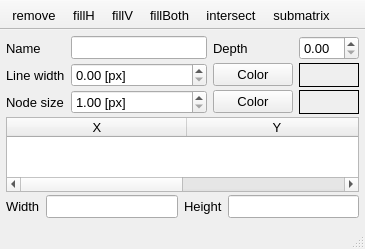
<?xml version="1.0" encoding="UTF-8"?>
<ui version="4.0">
 <class>nObject</class>
 <widget class="QMainWindow" name="nObject">
  <property name="geometry">
   <rect>
    <x>0</x>
    <y>0</y>
    <width>365</width>
    <height>249</height>
   </rect>
  </property>
  <property name="font">
   <font>
    <pointsize>10</pointsize>
   </font>
  </property>
  <property name="windowTitle">
   <string>MainWindow</string>
  </property>
  <property name="unifiedTitleAndToolBarOnMac">
   <bool>true</bool>
  </property>
  <widget class="QWidget" name="centralwidget">
   <property name="font">
    <font>
     <pointsize>10</pointsize>
    </font>
   </property>
   <layout class="QGridLayout" name="gridLayout" rowstretch="0,0,0,0,0,0,0" columnstretch="0,0,0,0">
    <property name="leftMargin">
     <number>6</number>
    </property>
    <property name="topMargin">
     <number>6</number>
    </property>
    <property name="rightMargin">
     <number>6</number>
    </property>
    <property name="bottomMargin">
     <number>6</number>
    </property>
    <property name="verticalSpacing">
     <number>3</number>
    </property>
    <item row="6" column="0" colspan="4">
     <widget class="QWidget" name="widget" native="true">
      <layout class="QHBoxLayout" name="horizontalLayout">
       <property name="leftMargin">
        <number>0</number>
       </property>
       <property name="topMargin">
        <number>0</number>
       </property>
       <property name="rightMargin">
        <number>0</number>
       </property>
       <property name="bottomMargin">
        <number>0</number>
       </property>
      </layout>
     </widget>
    </item>
    <item row="2" column="1">
     <widget class="QDoubleSpinBox" name="spinSizeHolder">
      <property name="suffix">
       <string> [px]</string>
      </property>
      <property name="minimum">
       <double>1.000000000000000</double>
      </property>
      <property name="singleStep">
       <double>0.500000000000000</double>
      </property>
      <property name="value">
       <double>1.000000000000000</double>
      </property>
     </widget>
    </item>
    <item row="0" column="3">
     <widget class="QDoubleSpinBox" name="spinDepth"/>
    </item>
    <item row="1" column="3">
     <widget class="QLabel" name="colorLabel">
      <property name="font">
       <font>
        <pointsize>10</pointsize>
       </font>
      </property>
      <property name="autoFillBackground">
       <bool>true</bool>
      </property>
      <property name="frameShape">
       <enum>QFrame::Box</enum>
      </property>
      <property name="text">
       <string/>
      </property>
     </widget>
    </item>
    <item row="2" column="3">
     <widget class="QLabel" name="colorHolderLabel">
      <property name="font">
       <font>
        <pointsize>10</pointsize>
       </font>
      </property>
      <property name="autoFillBackground">
       <bool>true</bool>
      </property>
      <property name="frameShape">
       <enum>QFrame::Box</enum>
      </property>
      <property name="text">
       <string/>
      </property>
     </widget>
    </item>
    <item row="0" column="0">
     <widget class="QLabel" name="label_3">
      <property name="font">
       <font>
        <pointsize>10</pointsize>
       </font>
      </property>
      <property name="text">
       <string>Name</string>
      </property>
     </widget>
    </item>
    <item row="1" column="2">
     <widget class="QPushButton" name="colorButton">
      <property name="font">
       <font>
        <pointsize>10</pointsize>
       </font>
      </property>
      <property name="text">
       <string>Color</string>
      </property>
     </widget>
    </item>
    <item row="0" column="2">
     <widget class="QLabel" name="label">
      <property name="font">
       <font>
        <pointsize>10</pointsize>
       </font>
      </property>
      <property name="text">
       <string>Depth</string>
      </property>
      <property name="alignment">
       <set>Qt::AlignLeading|Qt::AlignLeft|Qt::AlignVCenter</set>
      </property>
     </widget>
    </item>
    <item row="2" column="0">
     <widget class="QLabel" name="label_2">
      <property name="font">
       <font>
        <pointsize>10</pointsize>
       </font>
      </property>
      <property name="text">
       <string>Node size</string>
      </property>
     </widget>
    </item>
    <item row="2" column="2">
     <widget class="QPushButton" name="colorHolderButton">
      <property name="font">
       <font>
        <pointsize>10</pointsize>
       </font>
      </property>
      <property name="text">
       <string>Color</string>
      </property>
     </widget>
    </item>
    <item row="1" column="1">
     <widget class="QDoubleSpinBox" name="spinWidth">
      <property name="suffix">
       <string> [px]</string>
      </property>
      <property name="singleStep">
       <double>0.100000000000000</double>
      </property>
     </widget>
    </item>
    <item row="1" column="0">
     <widget class="QLabel" name="label_4">
      <property name="font">
       <font>
        <pointsize>10</pointsize>
       </font>
      </property>
      <property name="text">
       <string>Line width</string>
      </property>
      <property name="alignment">
       <set>Qt::AlignLeading|Qt::AlignLeft|Qt::AlignVCenter</set>
      </property>
     </widget>
    </item>
    <item row="3" column="0" colspan="4">
     <widget class="QTableWidget" name="tableWidget">
      <property name="font">
       <font>
        <pointsize>10</pointsize>
       </font>
      </property>
      <property name="toolTip">
       <string>These are the coordinates of the Rectangle top-Left and bottom-Right corners</string>
      </property>
      <property name="editTriggers">
       <set>QAbstractItemView::AnyKeyPressed|QAbstractItemView::DoubleClicked|QAbstractItemView::EditKeyPressed|QAbstractItemView::SelectedClicked</set>
      </property>
      <property name="showGrid">
       <bool>true</bool>
      </property>
      <property name="columnCount">
       <number>2</number>
      </property>
      <attribute name="horizontalHeaderCascadingSectionResizes">
       <bool>true</bool>
      </attribute>
      <attribute name="horizontalHeaderDefaultSectionSize">
       <number>180</number>
      </attribute>
      <attribute name="horizontalHeaderStretchLastSection">
       <bool>true</bool>
      </attribute>
      <attribute name="verticalHeaderCascadingSectionResizes">
       <bool>true</bool>
      </attribute>
      <attribute name="verticalHeaderStretchLastSection">
       <bool>false</bool>
      </attribute>
      <column>
       <property name="text">
        <string>X</string>
       </property>
       <property name="font">
        <font>
         <pointsize>10</pointsize>
        </font>
       </property>
      </column>
      <column>
       <property name="text">
        <string>Y</string>
       </property>
       <property name="font">
        <font>
         <pointsize>10</pointsize>
        </font>
       </property>
      </column>
     </widget>
    </item>
    <item row="0" column="1">
     <widget class="QLineEdit" name="name"/>
    </item>
    <item row="4" column="0" colspan="4">
     <widget class="QWidget" name="widget_2" native="true">
      <layout class="QHBoxLayout" name="horizontalLayout_2" stretch="0,1,0,1">
       <property name="leftMargin">
        <number>0</number>
       </property>
       <property name="topMargin">
        <number>0</number>
       </property>
       <property name="rightMargin">
        <number>0</number>
       </property>
       <property name="bottomMargin">
        <number>0</number>
       </property>
       <item>
        <widget class="QLabel" name="label_5">
         <property name="font">
          <font>
           <pointsize>10</pointsize>
          </font>
         </property>
         <property name="text">
          <string>Width</string>
         </property>
        </widget>
       </item>
       <item>
        <widget class="QLineEdit" name="sizeWidth">
         <property name="readOnly">
          <bool>false</bool>
         </property>
        </widget>
       </item>
       <item>
        <widget class="QLabel" name="label_6">
         <property name="font">
          <font>
           <pointsize>10</pointsize>
          </font>
         </property>
         <property name="text">
          <string>Height</string>
         </property>
        </widget>
       </item>
       <item>
        <widget class="QLineEdit" name="sizeHeight">
         <property name="font">
          <font>
           <pointsize>10</pointsize>
          </font>
         </property>
        </widget>
       </item>
      </layout>
     </widget>
    </item>
   </layout>
  </widget>
  <widget class="QStatusBar" name="statusbar">
   <property name="font">
    <font>
     <pointsize>10</pointsize>
    </font>
   </property>
  </widget>
  <widget class="QToolBar" name="toolBar">
   <property name="windowTitle">
    <string>toolBar</string>
   </property>
   <property name="movable">
    <bool>false</bool>
   </property>
   <property name="iconSize">
    <size>
     <width>16</width>
     <height>16</height>
    </size>
   </property>
   <property name="floatable">
    <bool>false</bool>
   </property>
   <attribute name="toolBarArea">
    <enum>TopToolBarArea</enum>
   </attribute>
   <attribute name="toolBarBreak">
    <bool>false</bool>
   </attribute>
   <addaction name="actionRemove"/>
   <addaction name="actionFillH"/>
   <addaction name="actionFillV"/>
   <addaction name="actionFillBoth"/>
   <addaction name="actionIntersect"/>
   <addaction name="actionSubmatrix"/>
  </widget>
  <action name="actionRemove">
   <property name="icon">
    <iconset resource="../../../../../../private/var/folders/0v/r34b88ss03z9spv7tk_cs0nr0000gp/T/qtc-cmake-lG16jK/src/qrc/icons.qrc">
     <normaloff>:/icons/remove.png</normaloff>:/icons/remove.png</iconset>
   </property>
   <property name="text">
    <string>remove</string>
   </property>
   <property name="toolTip">
    <string>remove rectangle</string>
   </property>
  </action>
  <action name="actionFillH">
   <property name="icon">
    <iconset resource="../../../../../../private/var/folders/0v/r34b88ss03z9spv7tk_cs0nr0000gp/T/qtc-cmake-lG16jK/src/qrc/icons.qrc">
     <normaloff>:/icons/fillH.png</normaloff>:/icons/fillH.png</iconset>
   </property>
   <property name="text">
    <string>fillH</string>
   </property>
   <property name="toolTip">
    <string>fill horizontally</string>
   </property>
  </action>
  <action name="actionFillV">
   <property name="icon">
    <iconset resource="../../../../../../private/var/folders/0v/r34b88ss03z9spv7tk_cs0nr0000gp/T/qtc-cmake-lG16jK/src/qrc/icons.qrc">
     <normaloff>:/icons/fillV.png</normaloff>:/icons/fillV.png</iconset>
   </property>
   <property name="text">
    <string>fillV</string>
   </property>
   <property name="toolTip">
    <string>fill vertically</string>
   </property>
  </action>
  <action name="actionIntersect">
   <property name="icon">
    <iconset resource="../../../../../../private/var/folders/0v/r34b88ss03z9spv7tk_cs0nr0000gp/T/qtc-cmake-lG16jK/src/qrc/icons.qrc">
     <normaloff>:/icons/intersect.png</normaloff>:/icons/intersect.png</iconset>
   </property>
   <property name="text">
    <string>intersect</string>
   </property>
   <property name="toolTip">
    <string>intersect image</string>
   </property>
  </action>
  <action name="actionSubmatrix">
   <property name="icon">
    <iconset resource="../../../../../../private/var/folders/0v/r34b88ss03z9spv7tk_cs0nr0000gp/T/qtc-cmake-lG16jK/src/qrc/icons.qrc">
     <normaloff>:/icons/submatrix.png</normaloff>:/icons/submatrix.png</iconset>
   </property>
   <property name="text">
    <string>submatrix</string>
   </property>
   <property name="toolTip">
    <string>new image from selection</string>
   </property>
  </action>
  <action name="actionFillBoth">
   <property name="icon">
    <iconset resource="../../../../../../private/var/folders/0v/r34b88ss03z9spv7tk_cs0nr0000gp/T/qtc-cmake-lG16jK/src/qrc/icons.qrc">
     <normaloff>:/icons/fillBoth.png</normaloff>:/icons/fillBoth.png</iconset>
   </property>
   <property name="text">
    <string>fillBoth</string>
   </property>
   <property name="toolTip">
    <string>fill the whole image</string>
   </property>
  </action>
 </widget>
 <resources>
  <include location="../../../../../../private/var/folders/0v/r34b88ss03z9spv7tk_cs0nr0000gp/T/qtc-cmake-lG16jK/src/qrc/icons.qrc"/>
 </resources>
 <connections/>
</ui>
